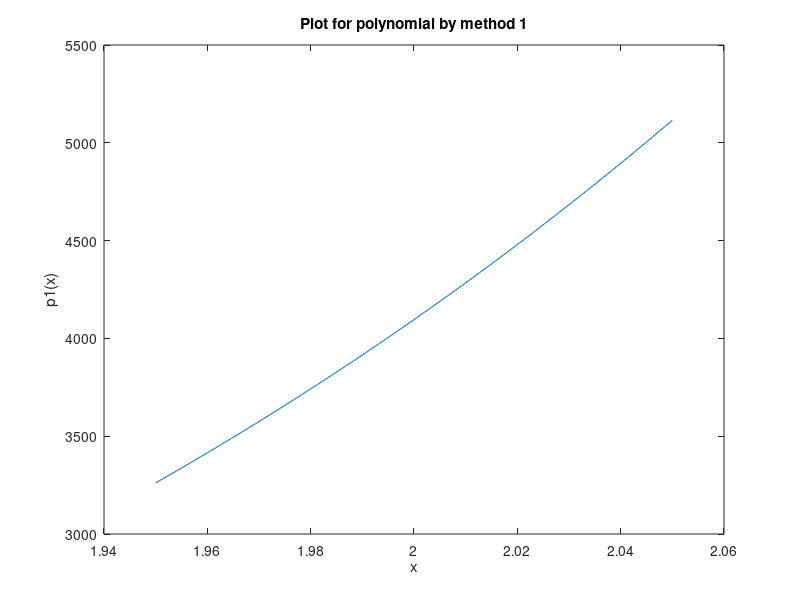
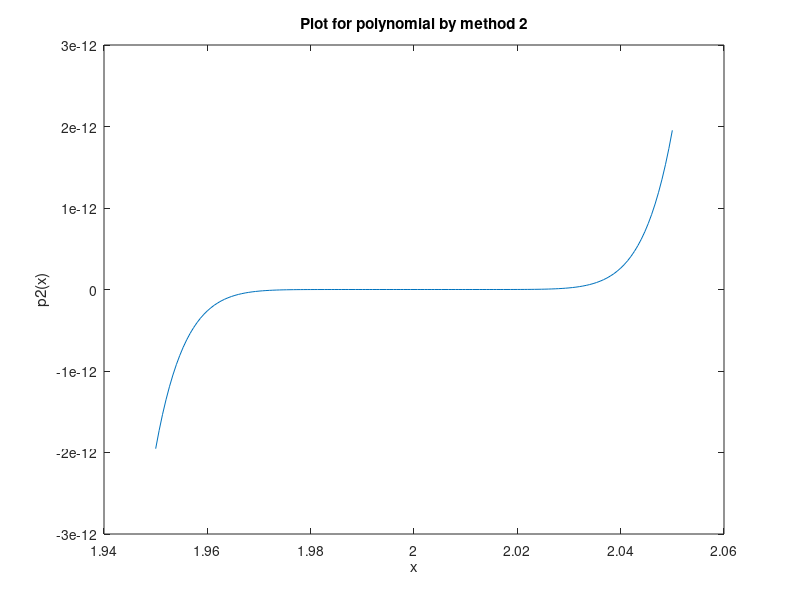

Reproduce these figures in MATLAB, in order.
function q3
	a = 1.95;
	b = 2.05;
	X = linspace(a, b, 151);

	figure; plot(X, p1(X)); title('Plot for polynomial by method 1'); xlabel('x'); ylabel('p1(x)');
	figure; plot(X, p2(X)); title('Plot for polynomial by method 2'); xlabel('x'); ylabel('p2(x)');

end

function [Y] = p1(X)
	P = [9, -18, 144, -672, 2016, -4032, 5376, -4608, 2304, -512];
	Y = polyval(P, X);
end

function [Y] = p2(X)
	Y = (X - 2).^9;
end